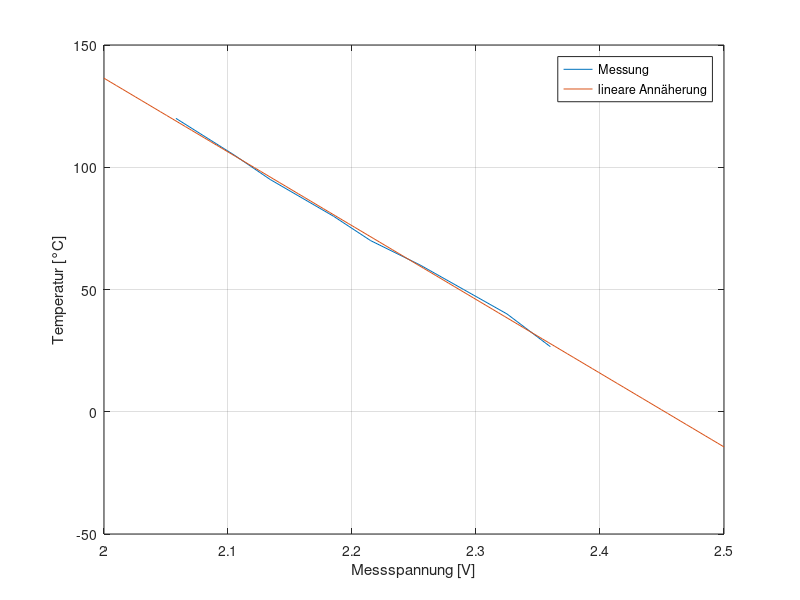

The MATLAB source for this figure:
%%
clear; clc; close all;

U_mess = [2.36, 2.325, 2.29, 2.255, 2.215, 2.185, 2.134, 2.105, 2.058];
T_mess = [26.6, 40, 50, 60, 70, 80, 95, 105, 120];
p = polyfit(U_mess, T_mess, 1)

U_sim = linspace(2, 2.5, 100);
T_sim = polyval(p,U_sim);


%%

figure(1)
plot(U_mess, T_mess);
hold on
grid on
plot(U_sim, T_sim);
xlabel('Messspannung [V]')
ylabel('Temperatur [°C]')
legend('Messung', 'lineare Annäherung')
